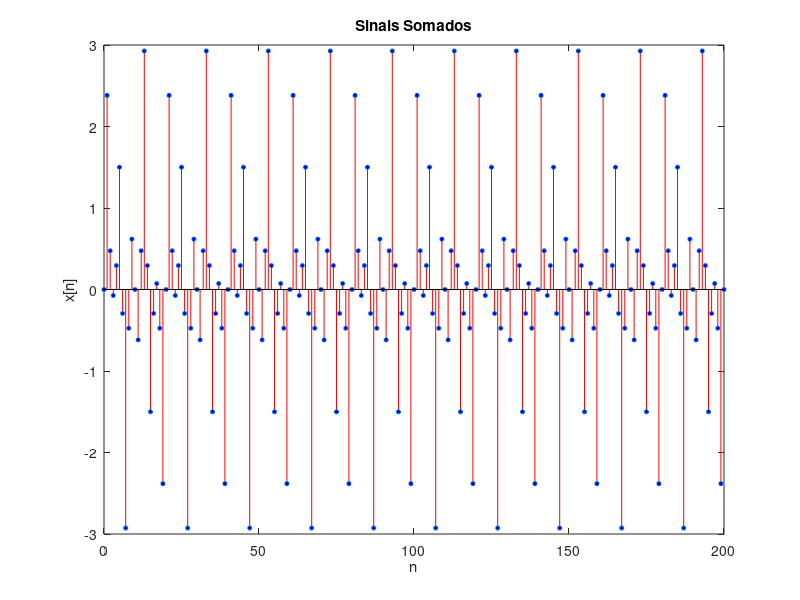
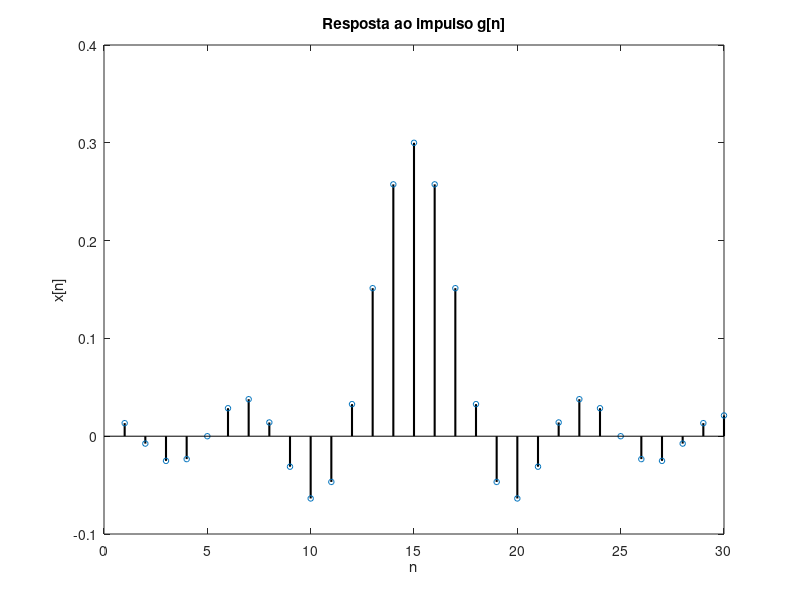
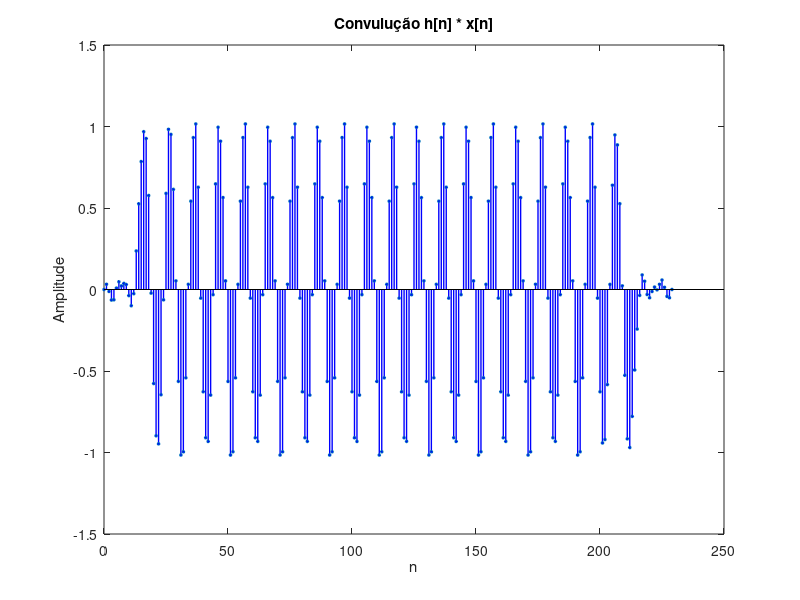

These charts were generated, in order, by the following MATLAB code:
%Trabalho 02- Sistemas lineares
clear 
% Intervalos
Origem_1_eixo_X = 0;
Fim_da_origem_1_eixo_X = 200;
eixo_x = Origem_1_eixo_X:Fim_da_origem_1_eixo_X;
%Intervalo 2
eixo_x2 = Origem_1_eixo_X:229;

% 1°Questão)
%format long;
%format short;
g_n = (1.0*sin(0.2*pi*eixo_x));
k_n = (1.5*sin(0.5*pi*eixo_x));
p_n = (0.5*sin(0.8*pi*eixo_x));

sinal_resposta = g_n + k_n + p_n;
%x =  + (1.5*sin(0.2*pi*200)) + (0.5*sin(0.2*pi*200)); %Sinal Gerador

% Segunda questão
% 2)

x0=100;
y0=100;
width= 1200;
height= 500;
set(gcf,'position',[x0,y0,width,height])
h_n = zeros(1,30);

for i = 1:30
    if (i~=15)
        h_n(:,i) = (sin(0.3*pi*(i-15))./(pi*(i-15)));
        h_n(isnan(h_n)) = 0;
    else
        h_n(:,i) = 0.3;
    end
end   

i_2 = 1:i;

% plot(eixo_x,g_n);
% hold on;
% plot(eixo_x,k_n);
% hold on;
% plot(eixo_x,p_n);
% hold on;

%stem(n,x,'LineStyle','o','Color','red');
%Grafico questao 1
figure(1)
stem(eixo_x,sinal_resposta,'-','Color','red','LineWidth',0.5,'MarkerSize',3,'MarkerFaceColor','blue');
x0=-50;
y0=200;
width=550;
height=400;
set(gcf,'position',[x0,y0,width,height])
title('Sinais Somados');
xlabel('n');
ylabel('x[n]');
%Fim grafico questao 1

%Grafico questao 2
figure(2)
stem(i_2,h_n,'-','Color','black','LineWidth',1.5,'MarkerSize',4);
x1=500;
y1=200;
set(gcf,'position',[x1,y1,width,height])
title('Resposta ao impulso g[n]');
xlabel('n');
ylabel('x[n]');
%fim grafico questao 2

figure(3)
w = conv(h_n,sinal_resposta);
stem(eixo_x2,w,'-','Color','blue','LineWidth',1.0,'MarkerSize',2,'MarkerFaceColor','blue');
x2=1010;
y2=200;
set(gcf,'position',[x2,y2,width,height])
title('Convulução h[n] * x[n]');
xlabel('n');
ylabel('Amplitude');


%4) Questao:

%A filtragem destes sinais, neste caso, se trata de uma convolução
%aproximada de seus sinais de origem, uma vez que ela se restringe ao ponto
%n máximo de 230, ao invés de tender ao infinito (impossível de se mostrar
%computacionalmente)

%Ademais, uma convolução é, na prática, a operação de convolução envolve a soma dos produtos 
% dos valores correspondentes dos dois sinais em diferentes instâncias de tempo. 
% Pode-se obter o valor de saída em cada instante de 
% tempo x multiplicando-se e somando-se as amostras sobrepostas (comparação gráfica) 
% dos dois sinais. Onde, tem-se dois possíveis casos:
% Integral para sinais discretos (soma em intervalos relevantes)
% e soma dos infinitos termos para sinais contínuos (ou soma dos "n"
% primeiros termos para intervalos de interesse)

%Aplicações práticas de convolução estão aplicadas ao processamento e analise de
%sinais, onde pode-se estudar os efeitos que um sinal causa em outro.


